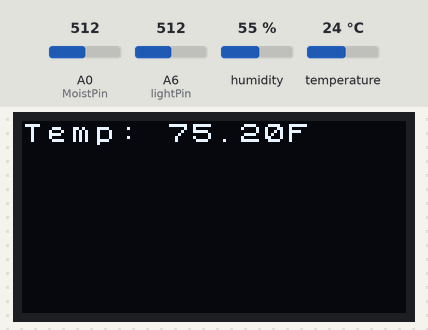
This sketch was run on a simulated Arduino Nano, built with avr-gcc and run on an emulated ATmega328P. On the bench: 128×64 one-colour display. The test bench sets the inputs (shaded band); at power-on: temperature 24 °C, A0 (MoistPin) = 512, A6 (lightPin) = 512, humidity 55 %.

Above: at 1.3 s.
1.4 s: temperature set to 12 °C
At 3.5 s:
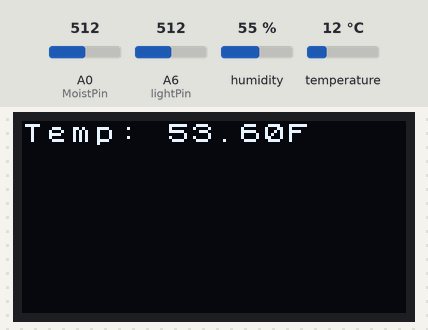
3.8 s: temperature set to 19 °C
At 5.8 s:
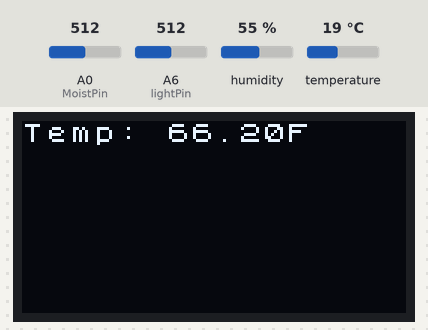
6.1 s: temperature set to 28 °C
At 7.4 s:
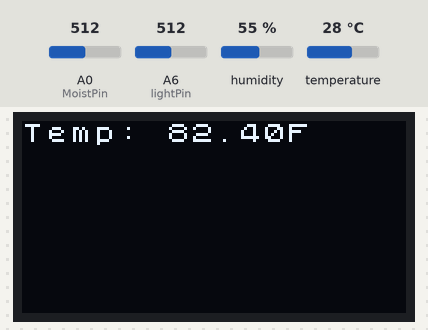
Timing chart, 0 to 9.1 s (numbered marks = the images above; inputs shaded):
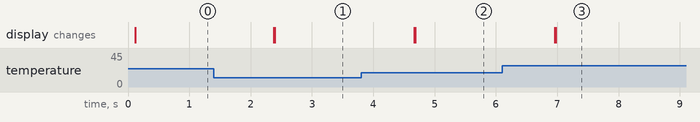

The sketch:

combined_code.ino
```cpp
//Combined greenhouse sensors

#include "DHT.h"
#include <Arduino.h>
#include <U8x8lib.h>
#include <math.h>

U8X8_SSD1306_128X64_NONAME_HW_I2C u8x8(/* reset=*/ U8X8_PIN_NONE);

// Define Temp and Humidity sensor
#define DHTPIN 3     // sensor pin
#define DHTTYPE DHT11   // type DHT 11
DHT dht(DHTPIN, DHTTYPE);

//Intitialize Moisture Sensor
int MoistPin = A0; // Analog input pin for Moisture Sensor
int MoistValue = 0;

//Initialize Light Sensor
int lightPin = A6; // Analog input pin for light sensor
int lightValue = 0;

void setup() {
  Serial.begin(9600);
  pinMode(lightPin, INPUT);
  dht.begin();
  u8x8.begin();
  u8x8.setPowerSave(0);
  u8x8.setFlipMode(1);
}

void loop() {
  // Measure Temp and Humidity
  float tempC, humi;
  float tempF = 0;
  tempC = dht.readTemperature();
  humi = dht.readHumidity();
  tempF = (tempC * 1.8) + 32; // Convert from C to F

  //Measure Moisture Level
  MoistValue = analogRead(MoistPin);

  //Measure Light Intensity
  lightValue = analogRead(lightPin);

  //Readout on OLED display
  u8x8.setFont(u8x8_font_chroma48medium8_r); // set output on OLED screen

  u8x8.setCursor(0, 0);
  u8x8.print("Temp: ");
  u8x8.print(tempF);
  u8x8.print("F");

  u8x8.setCursor(0, 10);
  u8x8.print("Humidity: ");
  u8x8.print(humi);
  u8x8.print("%");

  u8x8.setCursor(0, 20);
  u8x8.print("Soil: " );
  u8x8.print(MoistValue);
  // Print moisture description
  if (0 <= MoistValue <= 300) {
    u8x8.print(" Dry");
  } else if (300 < MoistValue <= 700) {
    u8x8.print(" Good");
  } else {
    u8x8.print(" Wet");
  }

  u8x8.setCursor(0, 30);
  u8x8.print("Light: ");
  u8x8.print(lightValue);
  // Print light description
  if (lightValue < 360) {
    u8x8.print(" Dim");
  } else if (lightValue > 760) {
    u8x8.print(" High");
  } else {
    u8x8.print(" Good");
  }

  u8x8.refreshDisplay();
  delay(200);

}
```

Measured:
- after the input at 1.4 s, the display: first changes after 0.98 s (image 1 shows a later state)
- after the input at 3.8 s, the display: first changes after 0.87 s (image 2 shows a later state)
- after the input at 6.1 s, the display: first changes after 0.86 s (image 3 shows a later state)
